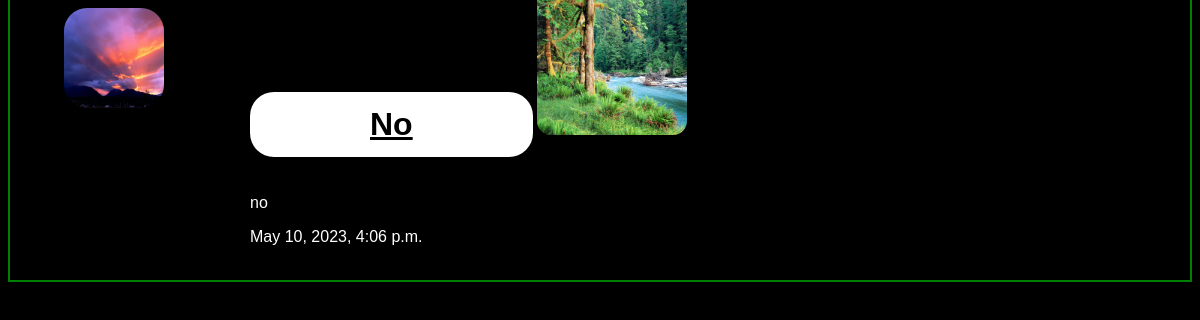
Screenshot of /articles/no/ with the database file from the repository.
### articles/models.py (models this page shows, shortened)
class Article(models.Model):
    title = models.CharField(max_length=100)
    slug = models.SlugField()
    body = models.TextField()
    date = models.DateTimeField(auto_now_add=True)
    thumb = models.ImageField(default='default.jpg',blank=True)
    author = models.ForeignKey(User, default=None, on_delete=models.CASCADE)

### articles/views.py (the view)
# urls.py: path('<slug>/',views.articles_detail,name='detail'),
def articles_detail(request, slug):
    article = Article.objects.get(slug=slug)
    return render(request,'articles/articles_detail.html',{'article':article})

### articles/templates/articles/articles_detail.html
{% extends 'base_layout.html'%}
{% block content%}
   <div class="detail">
     <h1>{{article.title}}</h1>
     <img src="{{article.thumb.url}}"  width="150px" height="150px" style="border-radius: 14px;">
     <p>{{article.body}}</p>
     <p>{{article.date}}</p>
   </div>
{% endblock%}

### static/styles.css (style rules this page uses)
body { background-color: black; }
.detail { color:white; position:relative; top:-147px; box-sizing:border-box; padding:18px 240px; font-family:arial; max-width:100%; margin:0 auto; border:2px solid green; }
.detail h1 { text-decoration:underline; color:black; background:white; padding:14px 120px; display:inline-block; max-width:100%; border-radius:24px; }

### rows the page displays
Article: title "No", thumb (picture), body "no", date "May 10, 2023, 4:06 p.m."
